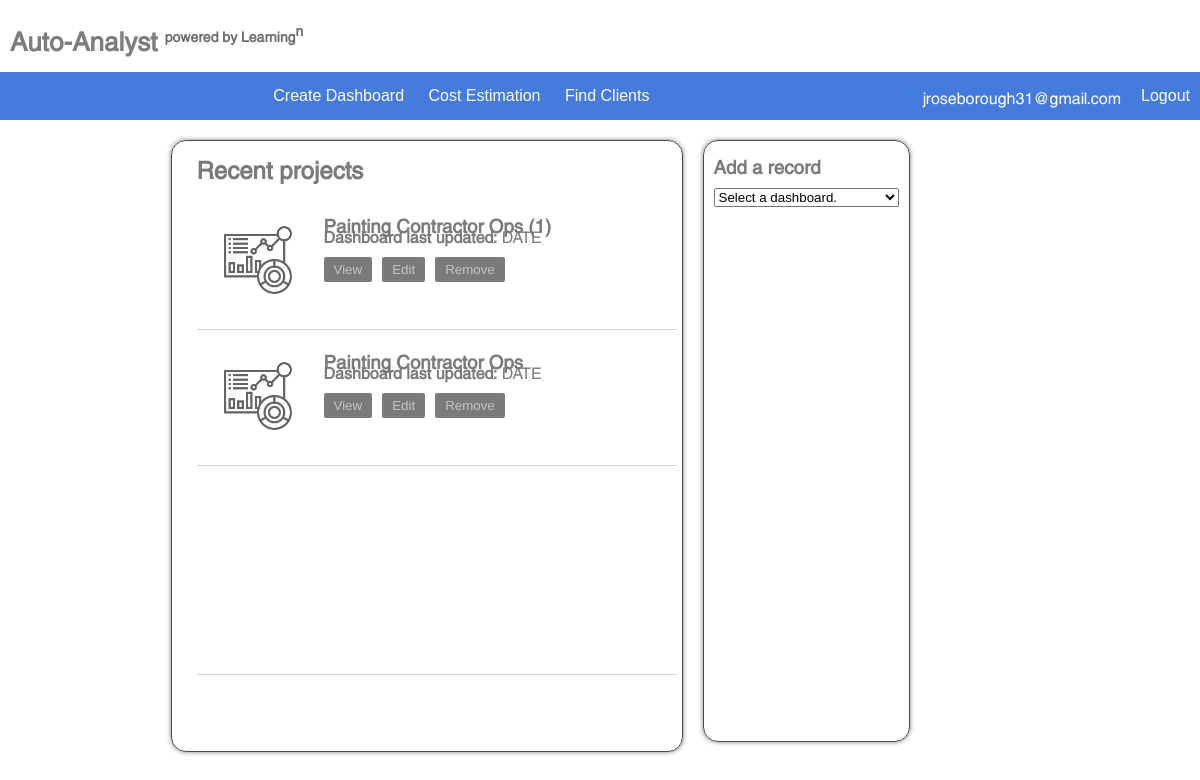
Page /home (signed in) on the earlier database version.
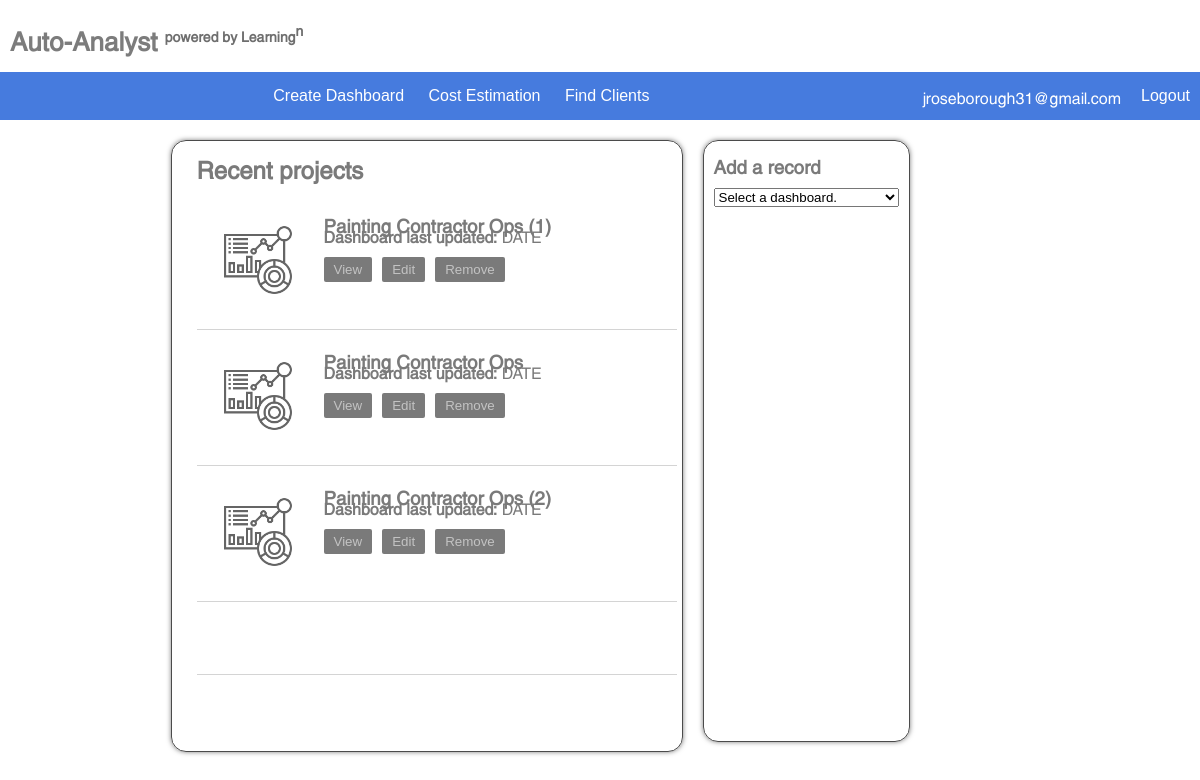
Same page on the later database version.
### handlers/models.py (models this page shows, shortened)
class UserTables(db.Model):
    user_id = db.Column(db.Integer, db.ForeignKey(UserLogin.user_id))
    table_id = db.Column(db.Integer, primary_key=True, autoincrement=True)
    table_name = db.Column(db.String(100))
    data = db.Column(db.JSON)
    col_mapping = db.Column(db.JSON)

### app.py (the view, shortened to what this page needs)
@app.route('/home', methods=["GET", "POST"])
def home():
    user_info = session.get("account")
    user_datasets = UserTables.query.filter_by(user_id=user_info["user_id"]).all()
    if len(user_datasets) > 0:
        user_tables = [table.table_name for table in user_datasets]
        return render_template('home.html', user=user_info, projects=user_tables)
    return render_template('home.html', user=user_info, projects=None)

### templates/home.html (shortened to what this page needs)
{% extends 'base.html' %}
{% block head %}
    <link rel="stylesheet" href="{{ url_for("static", filename="css/home.css") }}">
{% endblock %}
{% block navbar %}
    <div class="center-navbar">
        <a href="/data-import"><button class="navbar-buttons">Create Dashboard</button></a>
        <a href="#"><button class="navbar-buttons">Cost Estimation</button></a>
        <a href="#"><button class="navbar-buttons">Find Clients</button></a>
    </div>
    <div class="right-navbar">
        <span>{{ user["email"] }}</span>
        <a href="/"><button class="navbar-buttons logout-btn">Logout</button></a>
    </div>
{% endblock %}
{% block content %}
    <div class="projects-container make-card">
        <h2>Recent projects</h2>
        <form class="project-thumbnail-form" method="post">
            {% if projects %}
                {% for project in projects %}
                    <div class="thumbnail-container">
                        <button class="thumbnail-btn" type="submit" name="project_button" value="{{ project }}">
                            <img src="{{ url_for("static", filename="site_images/dashboard_thumbnail.png") }}" alt="submit" width="70px"/>
                        </button>
                        <div class="project-details-container">
                            <h3 class="thumbnail-label">{{ project }}</h3>
                            <h4 class="detail-rows">Dashboard last updated: <span class="project-load-date">DATE</span></h4>
                            <div class="main-action-btns">
                                <button class="project-options view-btn" type="submit" name="project_button" value="{{ project }}">View</button>
                                <button class="project-options edit-btn" name="project_button" value="edit_{{ project }}">Edit</button>
                                <button class="project-options remove-btn" name="project_button" value="delete_{{ project }}">Remove</button>
                            </div>
                        </div>
                    </div>
                {% endfor %}
            {% endif %}
        </form>
    </div>
    <div class="quick-data-add-container make-card">
        <h3>Add a record</h3>
        <form action="" method="post">
            <select name="table-selection" id="dashboard-selector" onchange="reveal_form()">
                <option value="none">Select a dashboard.</option>
            </select>
        </form>
    </div>
{% endblock %}

### templates/base.html (shortened to what this page needs)
<!DOCTYPE html>
<html lang="en">
<head>
    <link rel="stylesheet" href="{{ url_for("static", filename="css/base.css") }}">
    {% block head %}
    {% endblock %}
</head>
<body>
<div class="header">
    <div class="logo-container">
        <span class="logo-text">Auto-Analyst <sup>powered by Learning<sup>n</sup></sup></span>
    </div>
    <nav class="navbar">
        {% block navbar %}
        {% endblock %}
    </nav>
</div>
<div class="content">
    {% block content %}
    {% endblock %}
</div>
</body>
</html>

### static/css/base.css (style rules this page uses)
html, body { height: 100vh; width: 100vw; margin: 0; font-family: Swansea, sans-serif; }
.header { display: flex; flex-direction: column; width: 100vw; height: 15vh; }
.logo-container { height: 9vh; padding-left: 10px; display: flex; align-items: center; }
.logo-text { font-size: 26px; color: #7c7c7c; font-weight: bolder; }
.logo-container sup { text-shadow: none; color: #6e6e6e; font-size: 14px; }
.navbar { display: flex; width: 100vw; height: 6vh; background-color: #467BDE; align-items: center; justify-content: end; color: white; }
.navbar-buttons { height: 6vh; font-size: 16px; background-color: transparent; color: white; border: none; cursor:pointer; padding-left: 10px; padding-right: 10px; }
.logout-btn { margin-left: 10px; }
.content { display: flex; width: 100vw; height: 85vh; color: #7a7a7a; }
.make-card { border: #4B4B4B solid 1px; box-shadow: #7d7d7d 0 0 5px; border-radius: 15px; }

### static/css/home.css (style rules this page uses)
.navbar { display: flex; width: 100vw; height: 6vh; justify-content: space-between; }
.right-navbar { display: flex; justify-content: end; align-items: center; }
.content { justify-content: center; height: max-content; margin-top: 20px; width: 90vw; }
.projects-container { height: 75vh; display: flex; flex-direction: column; padding-left: 25px; padding-bottom: 10px; }
.quick-data-add-container { height: 75vh; display: flex; flex-direction: column; margin-left: 20px; padding: 0 10px 0 10px; }
.quick-data-add-container form { display: flex; flex-direction: column; height: available; }
.project-thumbnail-form { display: flex; flex-direction: column; width: 40vw; height: 60vh; overflow-y: scroll; margin-right: 5px; border-bottom: rgba(179,179,179,0.57) solid 1px; }
.thumbnail-container { display: flex; padding-top: 20px; padding-bottom: 20px; padding-left: 10px; border-bottom: rgba(179,179,179,0.57) solid 1px; }
.project-details-container { display: flex; flex-direction: column; margin-left: 15px; padding-top: 5px; }
.detail-rows { margin: 0; padding: 0; }
.project-load-date { font-weight: lighter; }
.thumbnail-label { padding: 0; margin: 0 0 2px 0; }
.thumbnail-btn { background-color: white; border-radius: 10px; border: solid 5px transparent; opacity: 60%; }
.thumbnail-btn img { padding: 5px; }
.main-action-btns { display: flex; width: 100%; margin-top: 18px; }
.project-options { margin-right: 10px; border: none; padding: 5px 10px 5px 10px; border-radius: 2px; background-color: #7a7a7a; color: #c3c3c3; }

Differences in the rows shown:
added UserTables: table_name "Painting Contractor Ops (2)"
